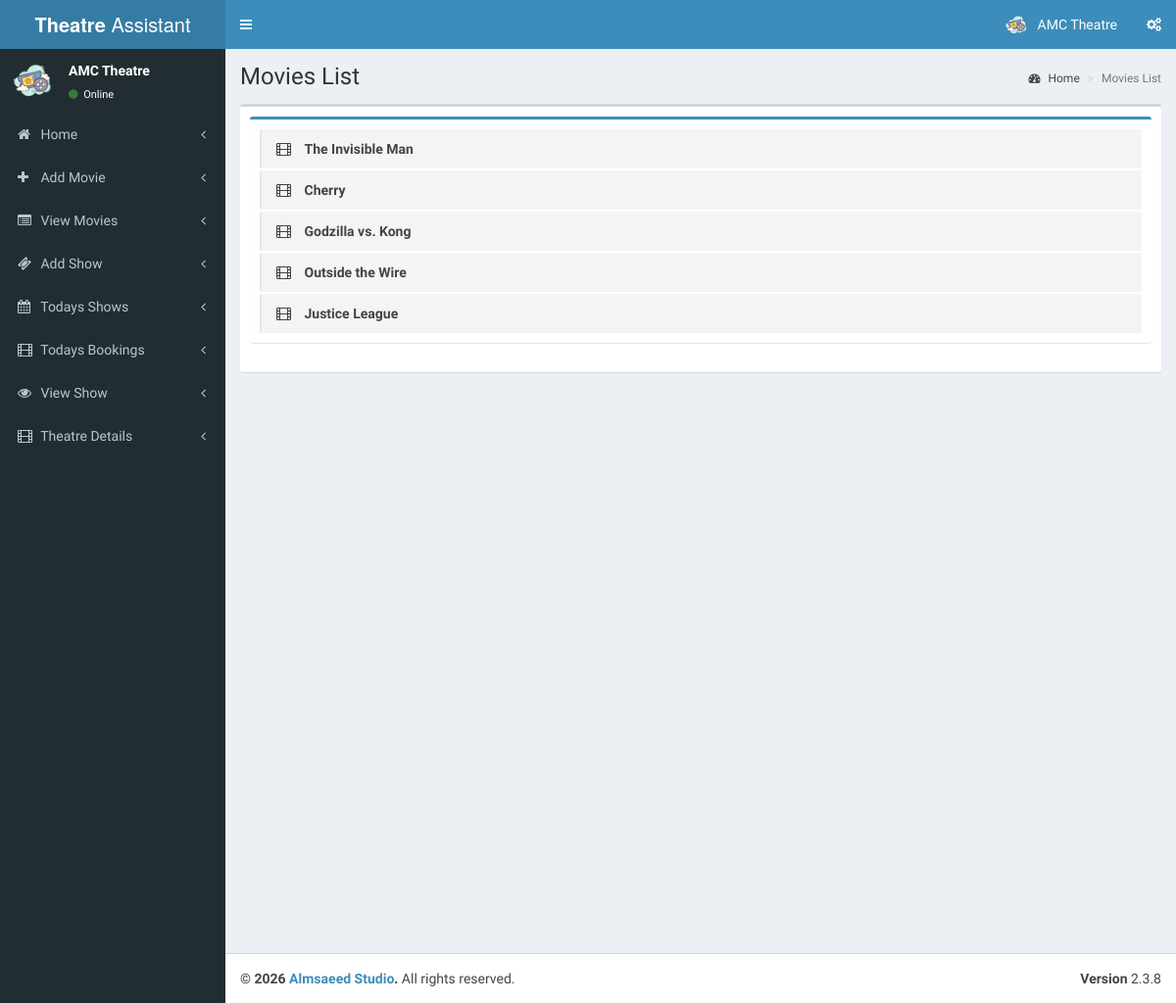
The page /theatre/pages/view_movie.php (signed in) on the database its author committed.
### tables this page shows
CREATE TABLE `tbl_theatre` (
  `id` int(11) NOT NULL,
  `name` varchar(100) NOT NULL,
  `address` varchar(100) NOT NULL,
  `place` varchar(100) NOT NULL,
  `state` varchar(50) NOT NULL,
  `pin` int(11) NOT NULL
);

CREATE TABLE `tbl_movie` (
  `movie_id` int(11) NOT NULL,
  `t_id` int(11) NOT NULL COMMENT 'theatre id',
  `movie_name` varchar(255) NOT NULL,
  `cast` varchar(500) NOT NULL,
  `desc` varchar(1000) NOT NULL,
  `release_date` date NOT NULL,
  `image` varchar(200) NOT NULL,
  `video_url` varchar(200) NOT NULL,
  `status` int(1) NOT NULL COMMENT '0 means active '
);

### theatre/pages/view_movie.php (the view, shortened to what this page needs)
<?php
include('header.php');
?>
  <div class="content-wrapper">
    <section class="content-header">
      <h1>
        Movies List
      </h1>
      <ol class="breadcrumb">
        <li><a href="index"><i class="fa fa-dashboard"></i> Home</a></li>
        <li class="active">Movies List</li>
      </ol>
    </section>
    <section class="content">
      <div class="box">
        <div class="box-body">
            <div class="box box-primary">
            <div class="box-body">
              <ul class="todo-list">
                 <?php
                        $qry7=mysqli_query($con,"select * from tbl_movie");
                        if(mysqli_num_rows($qry7))
                        {
                        while($c=mysqli_fetch_array($qry7))
                        {
                        ?>
                <li>
                      <span class="handle">
                        <i class="fa fa-film"></i>
                      </span>
                  <span class="text"><?php echo $c['movie_name'];?></span>
                </li>
                  <?php
                       }}
                     ?>
            </div>
          </div>
        </div>
      </div>
    </section>
  </div>
  <?php
include('footer.php');
?>

### theatre/pages/header.php (shortened to what this page needs)
<?php
include('../../config.php');
$th=mysqli_query($con,"select * from tbl_theatre where id='".$_SESSION['theatre']."'");
$theatre=mysqli_fetch_array($th);
?>
<!DOCTYPE html>
<html>
<head>
  <link rel="stylesheet" href="../validation/dist/css/bootstrapValidator.css"/>
  <link rel="stylesheet" href="../bootstrap/css/bootstrap.min.css">
  <link rel="stylesheet" href="https://cdnjs.cloudflare.com/ajax/libs/font-awesome/4.5.0/css/font-awesome.min.css">
  <link rel="stylesheet" href="https://cdnjs.cloudflare.com/ajax/libs/ionicons/2.0.1/css/ionicons.min.css">
  <link rel="stylesheet" href="../dist/css/AdminLTE.min.css">
  <link rel="stylesheet" href="../dist/css/skins/_all-skins.min.css">
</head>
<body class="hold-transition skin-blue sidebar-mini">
<div class="wrapper">
  <header class="main-header">
    <a href="index.php" class="logo">
      <span class="logo-lg"><b>Theatre</b> Assistant</span>
    </a>
    <nav class="navbar navbar-static-top">
      <a href="#" class="sidebar-toggle" data-toggle="offcanvas" role="button">
      </a>
      <div class="navbar-custom-menu">
        <ul class="nav navbar-nav">
          <li class="dropdown user user-menu">
            <a href="#" class="dropdown-toggle" data-toggle="dropdown">
              <img src="cinema.png" class="user-image" alt="User Image">
              <span class="hidden-xs"><?php echo $theatre['name'];?></span>
            </a>
          </li>
          <li>
            <a href="#" data-toggle="control-sidebar"><i class="fa fa-gears"></i></a>
          </li>
        </ul>
      </div>
    </nav>
  </header>
  <aside class="main-sidebar">
    <section class="sidebar">
      <div class="user-panel">
        <div class="pull-left image">
          <img src="cinema.png" class="img-circle" alt="User Image">
        </div>
        <div class="pull-left info">
          <p><?php echo $theatre['name'];?></p>
          <a href="#"><i class="fa fa-circle text-success"></i> Online</a>
        </div>
      </div>
      <ul class="sidebar-menu">
        <li class="treeview">
          <a href="index.php">
            <i class="fa fa-home"></i> <span>Home</span>
            <span class="pull-right-container">
              <i class="fa fa-angle-left pull-right"></i>
            </span>
          </a>
        </li>
          <li class="treeview">
          <a href="add_movie.php">
            <i class="fa fa-plus"></i> <span>Add Movie</span>
            <span class="pull-right-container">
              <i class="fa fa-angle-left pull-right"></i>
            </span>
          </a>
        </li>
        <li class="treeview">
          <a href="view_movie.php">
            <i class="fa fa-list-alt"></i> <span>View Movies</span>
            <span class="pull-right-container">
              <i class="fa fa-angle-left pull-right"></i>
            </span>
          </a>
        </li>
        <li class="treeview">
          <a href="add_show.php">
            <i class="fa fa-ticket"></i> <span>Add Show</span>
            <span class="pull-right-container">
              <i class="fa fa-angle-left pull-right"></i>
            </span>
          </a>
        </li>
        <li class="treeview">
          <a href="todays_shows.php">
            <i class="fa fa-calendar"></i> <span>Todays Shows</span>
            <span class="pull-right-container">
              <i class="fa fa-angle-left pull-right"></i>
            </span>
          </a>
        </li>
        <li class="treeview">
          <a href="tickets.php">
            <i class="fa fa-film"></i> <span>Todays Bookings</span>
            <span class="pull-right-container">
              <i class="fa fa-angle-left pull-right"></i>
            </span>
          </a>
        </li>
        <li class="treeview">
          <a href="view_shows.php">
            <i class="fa fa-eye"></i> <span>View Show</span>
            <span class="pull-right-container">
              <i class="fa fa-angle-left pull-right"></i>
            </span>
          </a>
        </li>
        <li class="treeview">
          <a href="add_theatre_2.php">
            <i class="fa fa-film"></i> <span>Theatre Details</span>
            <span class="pull-right-container">
              <i class="fa fa-angle-left pull-right"></i>
            </span>
          </a>
        </li>
      </ul>
    </section>
  </aside>

### rows shown on the page
tbl_theatre: name "AMC Theatre"
tbl_movie: movie_name "The Invisible Man"
tbl_movie: movie_name "Cherry"
tbl_movie: movie_name "Godzilla vs. Kong"
tbl_movie: movie_name "Outside the Wire"
tbl_movie: movie_name "Justice League"
